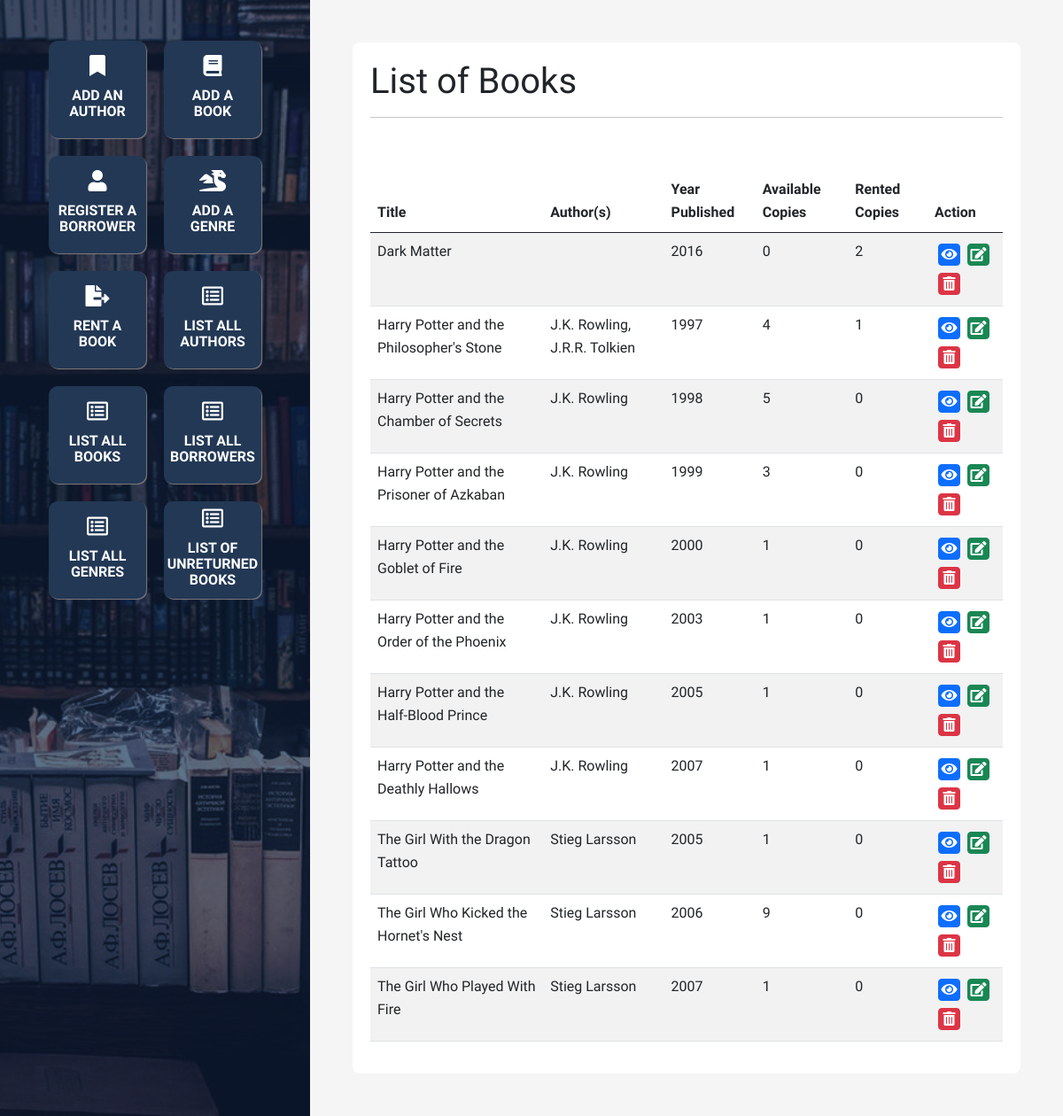
The page /list/books.php on the database its author committed.
### tables this page shows
create table BOOK(
    id int unsigned not null auto_increment,
    title varchar(100) not null,
    pubYear smallint unsigned,
    amount tinyint unsigned default 0,
    primary key (id)
);

### list/books.php (the view, shortened to what this page needs)
<?php
    include '../config.php';
    include '../head.php';
    include '../footer.php';
?>
<div class="right p-5">
    <main>
        <h1>List of Books</h1>
        <hr>
        <?php
            $sql = 'select BOOK.id,
                           BOOK.title,
                           group_concat(concat(AUTHOR.fName," ",AUTHOR.lName)) as authorNames,
                           BOOK.pubYear,
                           BOOK.amount
                    from BOOK
                    left join WRITES
                        on BOOK.id = WRITES.bookID
                    left join AUTHOR
                        on WRITES.authorID = AUTHOR.id
                    group by BOOK.id';
            $result = $conn->query($sql);
            if (!$result)
            {
                echo '<div class="bg-danger text-white p-3">Connection error!</div>';
                exit;
            }
            else if ($result->num_rows > 0)
            {
                echo '<table class="table table-striped">';
                echo '<thead>';
                echo '<tr>';
                echo '<th scope="col">Title</th>';
                echo '<th scope="col">Author(s)</th>';
                echo '<th scope="col">Year Published</th>';
                echo '<th scope="col">Available Copies</th>';
                echo '<th scope="col">Rented Copies</th>';
                echo '<th scope="col">Action</th>';
                echo '</tr>';
                echo '</thead>';
                echo '<tbody>';
                while($row = $result->fetch_assoc()) {
                    $amtBookRentedSql = "select count(*) as amount from RENTAL where bookID = '$row[id]'";
                    $amtBookRentedResult = $conn->query($amtBookRentedSql);
                    $amtRented =  $amtBookRentedResult->fetch_assoc()['amount'];
                    $authorSql = "select fName, lName
                                  from AUTHOR
                                  join WRITES
                                  where AUTHOR.id = WRITES.authorID and
                                        WRITES.bookID = '$row[id]'";
                    $authorResult = $conn->query($authorSql);
                    $authors = [];
                    while ($authorRow = $authorResult->fetch_assoc()) {
                        array_push($authors, $authorRow['fName'].' '.$authorRow['lName']);
                    }
                    $authors = implode(', ', $authors);
                    echo '<tr>';
                    echo '<td class="col">'.$row['title'].'</td>';
                    echo '<td class="col">'.$authors.'</td>';
                    echo '<td class="col">'.$row['pubYear'].'</td>';
                    echo '<td class="col">'.$row['amount'].'</td>';
                    echo '<td class="col">'.$amtRented.'</td>';
                    echo '<td class="col">';
                    echo '<a title="Update" class="mx-1 my-1 p-1 btn btn-primary" href="../view/book.php?id='.$row['id'].'"><i class="fas fa-eye"></i>';
                    echo '<a title="Edit" class="mx-1 my-1 p-1 btn btn-success" href="../edit/book.php?id='.$row['id'].'"><i class="fas fa-edit"></i></a>';
                    echo '<a title="Delete" class="mx-1 my-1 p-1 btn btn-danger" href="../delete/book.php?id='.$row['id'].'"><i class="fas fa-trash-alt"></i></a>';
                    echo '</td>';
                    echo '</tr>';
                }
                echo '</tbody>';
                echo '</table>';
            }
            else
            {
                echo '<div class="text-muted">No authors found.</div>';
            }
        ?>
    </main>
</div>

### css/styles.css (style rules this page uses)
body { font-family: 'Source Sans Pro', sans-serif; line-height:1.65rem; }
a { text-decoration: none; }
hr { margin-bottom: 60px; }
table i { height: 15px; width: 15px; display: flex !important; justify-content: center; align-items: center; }
.right { width:100%; flex-shrink:1; margin-left: 350px; min-height:100vh; }
main { width: 100%; background: white; min-height: 550px; border-radius: 8px; padding: 20px; }

### rows shown on the page
book: title "Dark Matter", pubYear "2016", amount "0", amtRented "2"
book: title "Harry Potter and the Philosopher's Stone", authors "J.K. Rowling, J.R.R. Tolkien", pubYear "1997", amount "4", amtRented "1"
book: title "Harry Potter and the Chamber of Secrets", authors "J.K. Rowling", pubYear "1998", amount "5", amtRented "0"
book: title "Harry Potter and the Prisoner of Azkaban", authors "J.K. Rowling", pubYear "1999", amount "3", amtRented "0"
book: title "Harry Potter and the Goblet of Fire", authors "J.K. Rowling", pubYear "2000", amount "1", amtRented "0"
book: title "Harry Potter and the Order of the Phoenix", authors "J.K. Rowling", pubYear "2003", amount "1", amtRented "0"
book: title "Harry Potter and the Half-Blood Prince", authors "J.K. Rowling", pubYear "2005", amount "1", amtRented "0"
book: title "Harry Potter and the Deathly Hallows", authors "J.K. Rowling", pubYear "2007", amount "1", amtRented "0"
book: title "The Girl With the Dragon Tattoo", authors "Stieg Larsson", pubYear "2005", amount "1", amtRented "0"
book: title "The Girl Who Kicked the Hornet's Nest", authors "Stieg Larsson", pubYear "2006", amount "9", amtRented "0"
book: title "The Girl Who Played With Fire", authors "Stieg Larsson", pubYear "2007", amount "1", amtRented "0"
